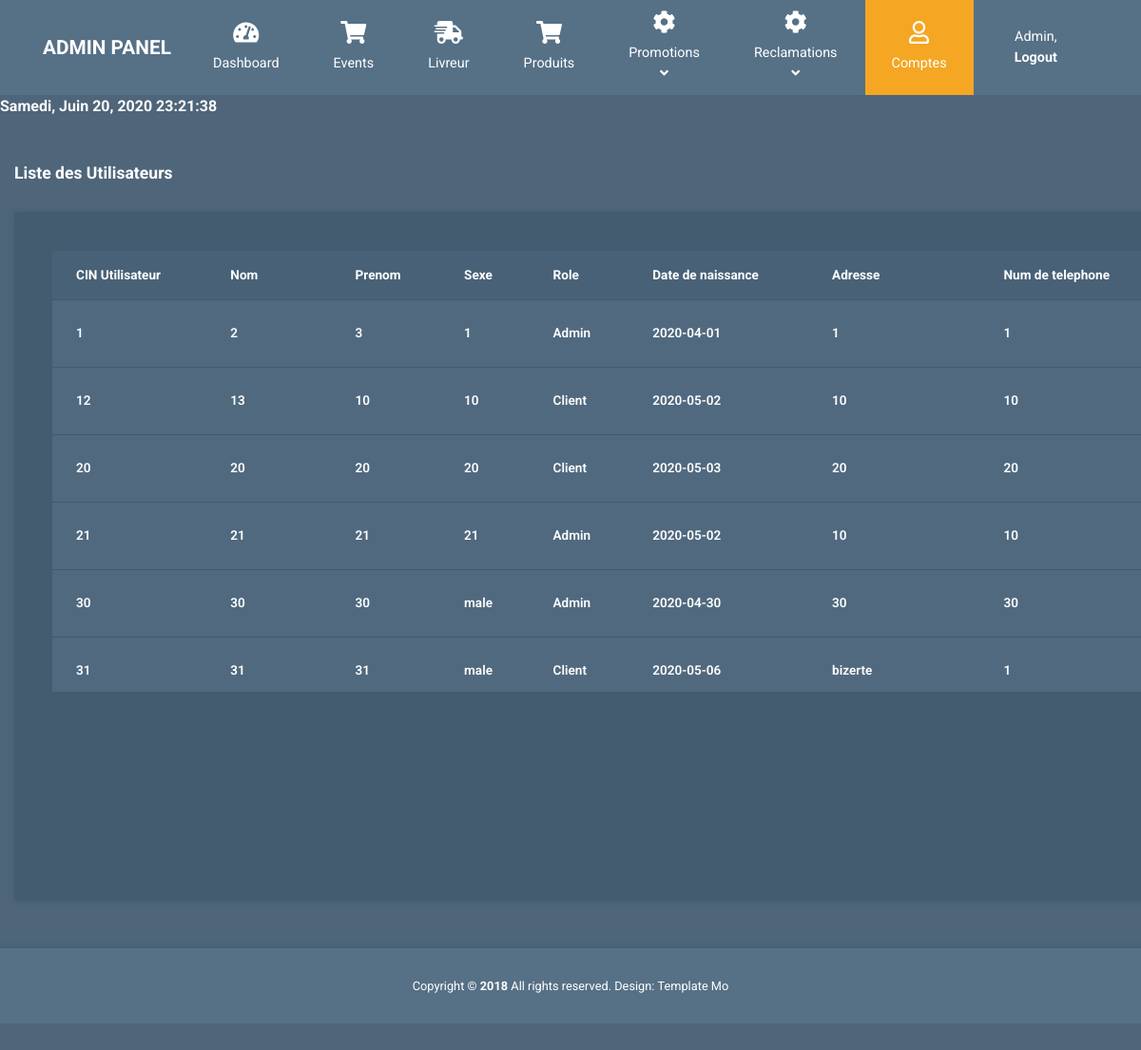
The app's page /integration/views/backafficherutilisateur.php (signed in) with its own data.
### tables this page shows
CREATE TABLE IF NOT EXISTS `utilisateur` (
  `cinUtilisateur` int(8) NOT NULL,
  `nom` varchar(20) NOT NULL,
  `prenom` varchar(20) NOT NULL,
  `password` varchar(100) NOT NULL,
  `sexe` varchar(20) NOT NULL,
  `role` int(11) NOT NULL,
  `dateNaiss` date NOT NULL,
  `adresse` varchar(100) NOT NULL,
  `numTel` int(11) NOT NULL,
  `email` varchar(100) NOT NULL,
  `dateInscription` date NOT NULL,
  PRIMARY KEY (`cinUtilisateur`)
);

### integration/core/utilisateurC.php (called while the page is built, shortened)
<?PHP
class utilisateurC {
	function afficherutilisateurs(){
		$sql="SElECT * From utilisateur";
		$db = config::getConnexion();
		try{
		$liste=$db->query($sql);
		return $liste;
		}
        catch (Exception $e){
            die('Erreur: '.$e->getMessage());
        }
	}
}
?>

### integration/views/backafficherutilisateur.php (the view, shortened to what this page needs)
<?PHP
include "../core/utilisateurC.php";
$utilisateur1C=new utilisateurC();
$listeUtilisateur=$utilisateur1C->afficherutilisateurs();
?>
<!DOCTYPE html>
<html lang="en">
  <head>
    <link rel="stylesheet" href="css/fontawesome.min.css" />
    <link rel="stylesheet" href="css/bootstrap.min.css" />
    <link rel="stylesheet" href="css/templatemo-style.css">
  </head>
  <body id="reportsPage">
    <nav class="navbar navbar-expand-xl">
      <div class="container h-100">
        <a class="navbar-brand" href="backindex.php">
          <h1 class="tm-site-title mb-0">Admin Panel</h1>
        </a>
        <div class="collapse navbar-collapse" id="navbarSupportedContent">
          <ul class="navbar-nav mx-auto h-100">
            <li class="nav-item">
              <a class="nav-link" href="backindex.php">
                <i class="fas fa-tachometer-alt"></i> Dashboard
              </a>
            </li>
                          <li class="nav-item">
                            <a class="nav-link" href="backevents.php">
                                <i class="fas fa-shopping-cart"></i>
                                Events
                            </a>
                        </li>
                          <li class="nav-item">
                            <a class="nav-link" href="backlivreur.php">
                                <i class="fas fa-shipping-fast"></i>
                                Livreur
                            </a>
                        </li>
    					<li class="nav-item">
                            <a class="nav-link" href="backproducts.php">
                                <i class="fas fa-shopping-cart"></i>
                                Produits
                            </a>
                        </li>
                              <li class="nav-item dropdown">
                            <a class="nav-link dropdown-toggle" href="#" id="navbarDropdown" role="button" data-toggle="dropdown"
                                aria-haspopup="true" aria-expanded="false">
                                <i class="fas fa-cog"></i>
                                <span>
                                    Promotions <i class="fas fa-angle-down"></i>
                                </span>
                            </a>
                       <li class="nav-item dropdown">
                            <a class="nav-link dropdown-toggle" href="#" id="navbarDropdown" role="button" data-toggle="dropdown"
                                aria-haspopup="true" aria-expanded="false">
                                <i class="fas fa-cog"></i>
                                <span>
                                    Reclamations <i class="fas fa-angle-down"></i>
                                </span>
                            </a>
                        <li class="nav-item active">
                            <a class="nav-link" href="backafficherutilisateur.php">
                                <i class="far fa-user"></i>
                                Comptes
                            </a>
                        </li>
                    </ul>
                    <ul class="navbar-nav">
                        <li class="nav-item">
                            <a class="nav-link d-block" href="logout.php">
                                Admin, <b>Logout</b>
                            </a>
                        </li>
                    </ul>
                </div>
            </div>
    </nav>
     <div id="clockbox" style="color: white; font-weight: bold"></div>
    <div class="container mt-5" style="margin-left: 0;">
      <div class="row tl-content-row" >
        <div class="col-sm-12 col-md-12 col-lg-8 col-xl-8 tm-block-col" > <h2 class="tm-block-title">Liste des Utilisateurs</h2>
          <div class="tm-bg-primary-dark tm-block tm-block-products" style="width:1880px;">
           <div class="tm-product-table-container" style="width:1800px;">
              <table class="table table-hover tm-table-large tm-product-table">
                <thead>
                  <tr>
                    <th scope="col">CIN Utilisateur</th>
                    <th scope="col">Nom</th>
                    <th scope="col">Prenom</th>
                    <th scope="col">Sexe</th>
                    <th scope="col">Role</th>
                    <th scope="col">Date de naissance</th>
                    <th scope="col">Adresse</th>
                    <th scope="col">Num de telephone</th>
                  </tr>
                </thead>
                <tbody>
                    <?PHP
   foreach($listeUtilisateur as $row){
        ?>
        <tr>
            <td><?PHP echo $row['cinUtilisateur']; ?></td>
            <td><?PHP echo $row['nom']; ?></td>
            <td><?PHP echo $row['prenom']; ?></td>
            <td><?PHP echo $row['sexe']; ?></td>
            <td><?PHP if (($row['role'])==0){
                        echo "Client";}
                        else {echo "Admin"; }
                          ?></td>
            <td><?PHP echo $row['dateNaiss']; ?></td>
            <td><?PHP echo $row['adresse']; ?></td>
            <td><?PHP echo $row['numTel']; ?></td>
        </tr>
        <?PHP
    }
    ?>
                </tbody>
              </table>
            </div>
          </div>
        </div>
      </div>
    </div>
    <footer class="tm-footer row tm-mt-small">
      <div class="col-12 font-weight-light">
        <p class="text-center text-white mb-0 px-4 small">
          Copyright &copy; <b>2018</b> All rights reserved.
          Design: <a rel="nofollow noopener" href="https://templatemo.com" class="tm-footer-link">Template Mo</a>
        </p>
      </div>
    </footer>
  </body>
</html>

### integration/views/css/templatemo-style.css (style rules this page uses)
html { font-size: 16px; overflow-x: hidden; }
body { font-family: Roboto, Helvetica, Arial, sans-serif; background-color: #4e657a; overflow-x: hidden; }
a { transition: all 0.3s ease; }
.navbar-brand { display: flex; align-items: center; }
.tm-site-title { display: inline-block; text-transform: uppercase; font-size: 1.3rem; font-weight: 700; color: #fff; }
.navbar { height: 100px; background-color: #567086; padding: 0; }
.navbar .container { position: relative; }
.tm-mt-small { margin-top: 20px; }
.tm-block-col { margin-bottom: 30px; }
.tm-block { padding: 40px; -webkit-box-shadow: 1px 1px 5px 0 #455c71; -moz-box-shadow: 1px 1px 5px 0 #455c71; box-shadow: 1px 1px 5px 0 #455c71; min-height: 350px; height: 100%; max-height: 450px; }
.tm-block-title { font-size: 1.1rem; font-weight: 700; color: #fff; margin-bottom: 30px; }
.nav-link { color: #fff; height: 100%; display: flex; align-items: center; justify-content: center; flex-direction: column; font-size: 90%; }
.nav-link > i { margin-bottom: 10px; margin-right: 0; font-size: 1.5rem; }
.dropdown-item, .nav-link { padding: 15px 20px; }
.navbar-nav .active > .nav-link, .navbar-nav .nav-link.active { background-color: #f5a623; color: #fff; }
.nav-item { text-align: center; }
.nav-item:last-child { margin-right: 0; }
.dropdown-toggle::after { display: none; }
.table { background-color: #50697f; color: #fff; font-size: 85%; margin-bottom: 0; }
thead { background-color: #486177; color: #fff; }
.table thead th { border-bottom: 0; }
.table td, .table th { border-top: 1px solid #415a70; padding: 15px 25px; vertical-align: middle; }
.table-hover tbody tr { transition: all 0.2s ease; }
.tm-bg-primary-dark { background-color: #435c70; }
.tm-block-products { min-height: 725px; }
.tm-product-table-container { max-height: 465px; margin-bottom: 15px; overflow-y: scroll; }
.tm-product-table tr { font-weight: 600; }
.tm-footer { background-color: #567086; padding-top: 30px; padding-bottom: 30px; -webkit-box-shadow: 0 -3px 5px 0 rgba(69, 92, 113, 0.59); -moz-box-shadow: 0 -3px 5px 0 rgba(69, 92, 113, 0.59); box-shadow: 0 -3px 5px 0 rgba(69, 92, 113, 0.59); }
.tm-footer-link { color: white; }
@media (min-width: 1200px) { .navbar-expand-xl .navbar-nav .nav-link { padding-left: 28px; padding-right: 28px; } }
@media (min-width: 1200px) { .navbar-collapse { height: 100%; } }
@media (max-width: 1275px) and (min-width: 1200px) { .nav-item { margin-right: 15px; } }
@media (max-width: 1350px) { .nav-item { margin-right: 1px; } }

### records on screen
utilisateur: cinUtilisateur "1", nom "2", prenom "3", sexe "1", role "Admin", dateNaiss "2020-04-01", adresse "1", numTel "1"
utilisateur: cinUtilisateur "12", nom "13", prenom "10", sexe "10", role "Client", dateNaiss "2020-05-02", adresse "10", numTel "10"
utilisateur: cinUtilisateur "20", nom "20", prenom "20", sexe "20", role "Client", dateNaiss "2020-05-03", adresse "20", numTel "20"
utilisateur: cinUtilisateur "21", nom "21", prenom "21", sexe "21", role "Admin", dateNaiss "2020-05-02", adresse "10", numTel "10"
utilisateur: cinUtilisateur "30", nom "30", prenom "30", sexe "male", role "Admin", dateNaiss "2020-04-30", adresse "30", numTel "30"
utilisateur: cinUtilisateur "31", nom "31", prenom "31", sexe "male", role "Client", dateNaiss "2020-05-06", adresse "bizerte", numTel "1"
